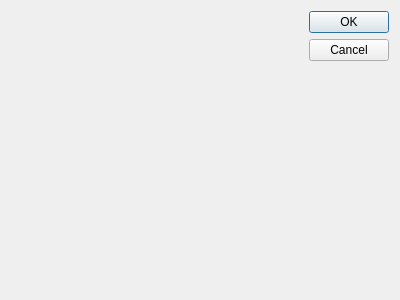
<?xml version="1.0" encoding="UTF-8"?>
<ui version="4.0">
 <class>MyDialog</class>
 <widget class="QDialog" name="MyDialog">
  <property name="geometry">
   <rect>
    <x>0</x>
    <y>0</y>
    <width>400</width>
    <height>300</height>
   </rect>
  </property>
  <property name="windowTitle">
   <string>Dialog</string>
  </property>
  <layout class="QHBoxLayout" name="horizontalLayout">
   <item>
    <widget class="Qtinuum::PropertyWidget" name="widget" native="true"/>
   </item>
   <item>
    <widget class="QDialogButtonBox" name="buttonBox">
     <property name="orientation">
      <enum>Qt::Vertical</enum>
     </property>
     <property name="standardButtons">
      <set>QDialogButtonBox::Cancel|QDialogButtonBox::Ok</set>
     </property>
    </widget>
   </item>
  </layout>
 </widget>
 <customwidgets>
  <customwidget>
   <class>Qtinuum::PropertyWidget</class>
   <extends>QWidget</extends>
   <header>PropertyWidget.h</header>
   <container>1</container>
  </customwidget>
 </customwidgets>
 <resources/>
 <connections>
  <connection>
   <sender>buttonBox</sender>
   <signal>accepted()</signal>
   <receiver>MyDialog</receiver>
   <slot>accept()</slot>
   <hints>
    <hint type="sourcelabel">
     <x>248</x>
     <y>254</y>
    </hint>
    <hint type="destinationlabel">
     <x>157</x>
     <y>274</y>
    </hint>
   </hints>
  </connection>
  <connection>
   <sender>buttonBox</sender>
   <signal>rejected()</signal>
   <receiver>MyDialog</receiver>
   <slot>reject()</slot>
   <hints>
    <hint type="sourcelabel">
     <x>316</x>
     <y>260</y>
    </hint>
    <hint type="destinationlabel">
     <x>286</x>
     <y>274</y>
    </hint>
   </hints>
  </connection>
 </connections>
</ui>
